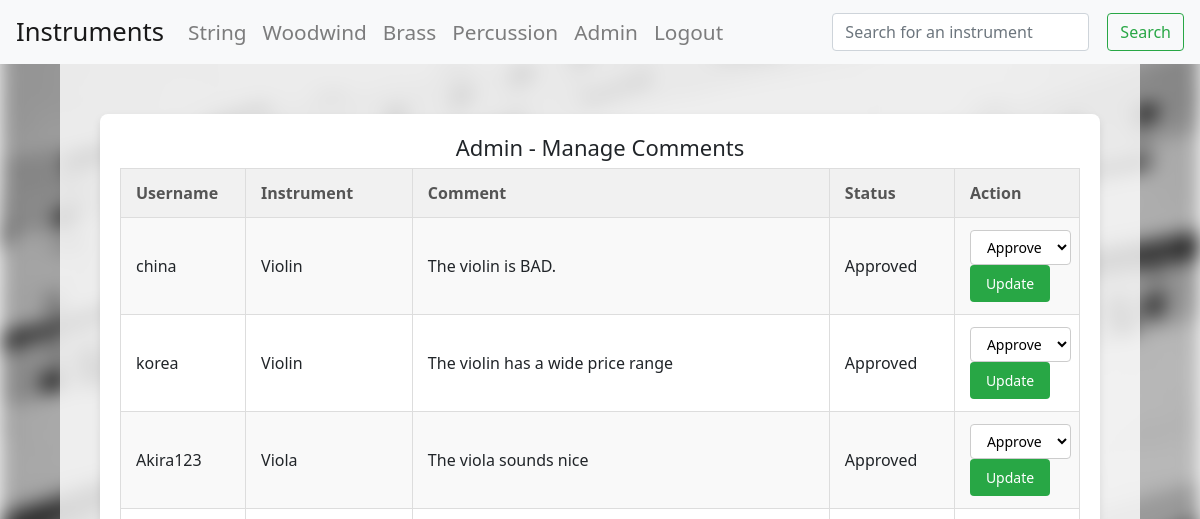
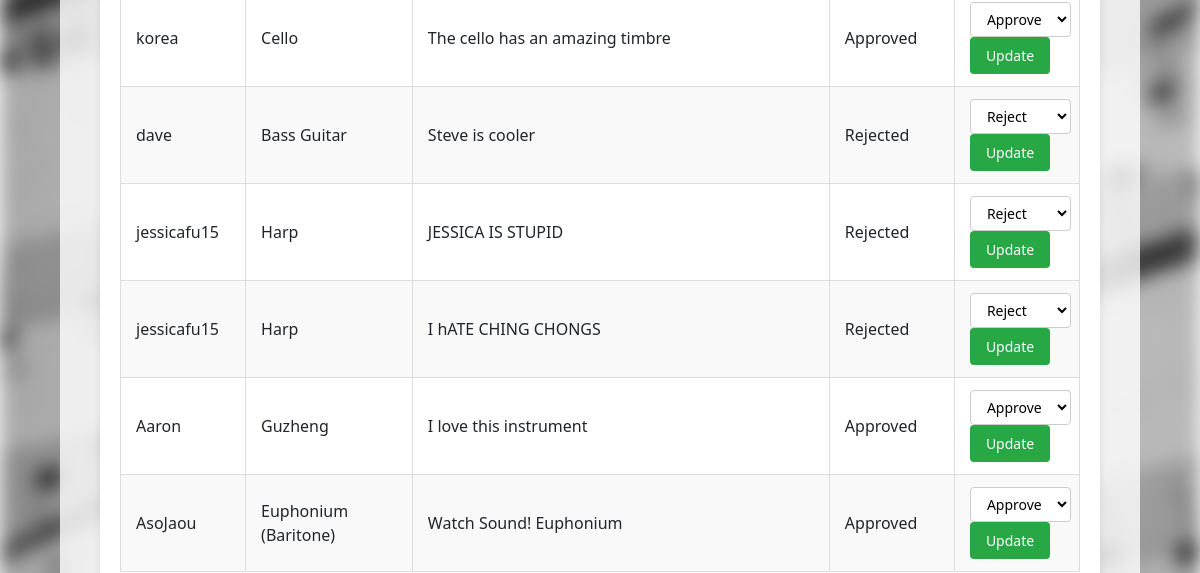
Before: /admin/comments (signed in, upper part) with the older database file (2 pictures, top to bottom).
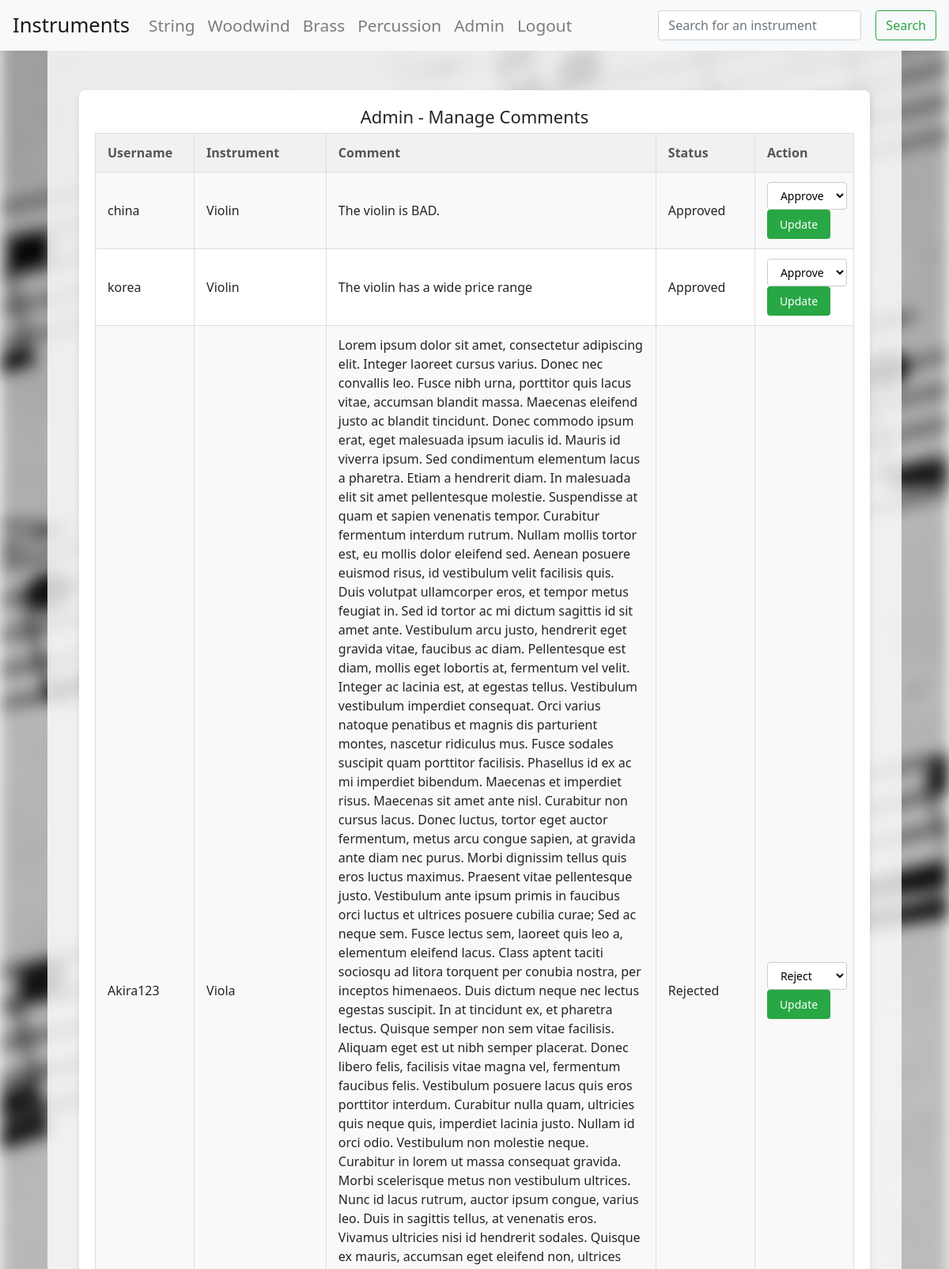
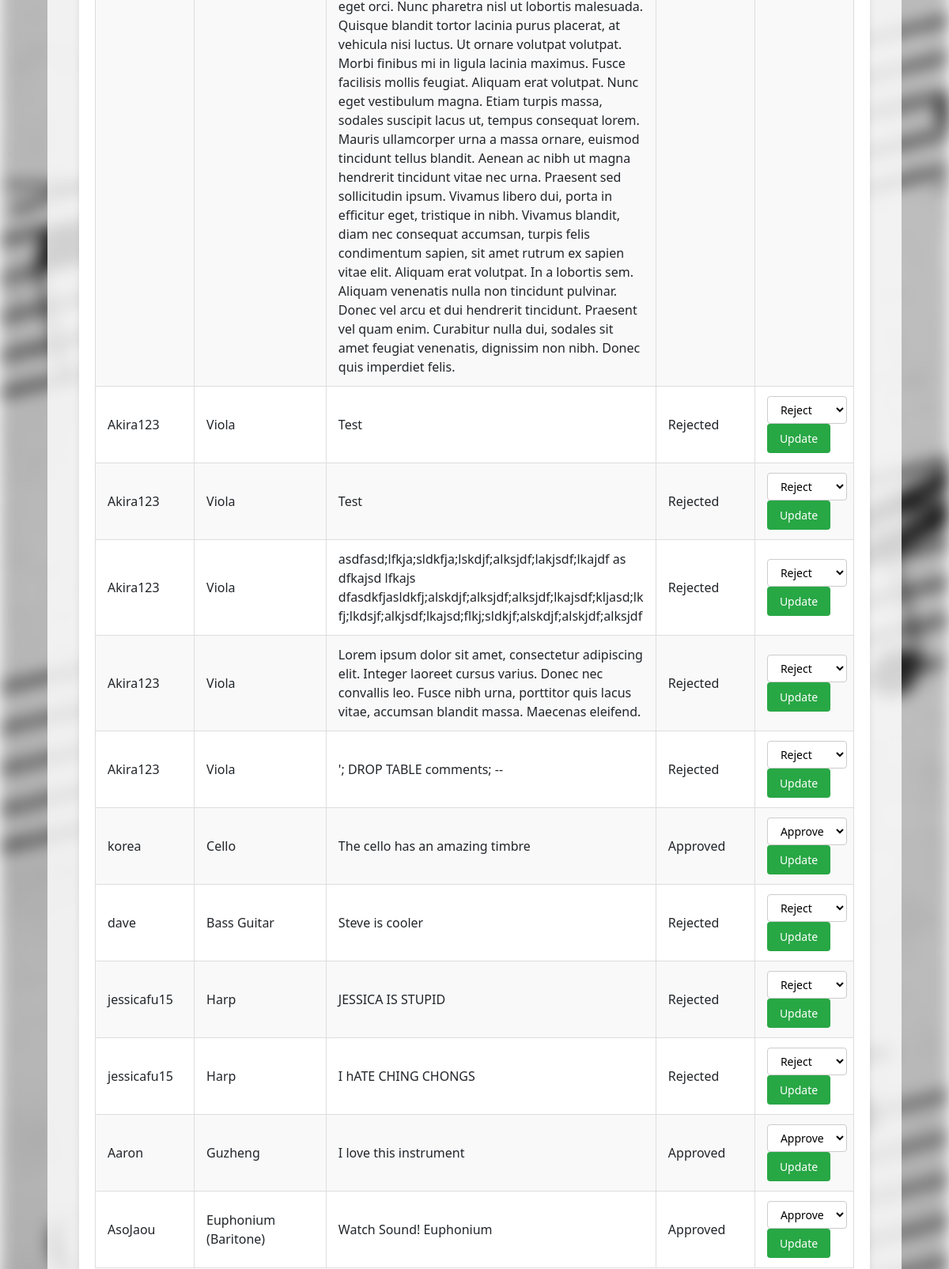
After: the same page with the newer database file (2 pictures, top to bottom).
### tables this page shows
CREATE TABLE Comments (id INTEGER PRIMARY KEY, instrument_id INTEGER REFERENCES Instrument (id), user_id INTEGER REFERENCES Users (id), comment TEXT, comment_status INTEGER);

CREATE TABLE Users (id INTEGER PRIMARY KEY AUTOINCREMENT, username TEXT, password TEXT, admin INTEGER);

CREATE TABLE Instrument (id INTEGER PRIMARY KEY, name TEXT, familyid INTEGER REFERENCES InstrumentFamily (id), description TEXT, image TEXT);

### routes.py (the view, shortened to what this page needs)
@app.route('/admin/comments', methods=['GET', 'POST'])
def admin_comments():
    if not session.get('is_admin'):
        flash("You do not have permission to view this page.", 'error')
        return redirect(url_for('string'))
    comments_query = """
    SELECT Comments.id, Comments.comment, Comments.comment_status,
           Users.username, Instrument.name, Comments.instrument_id
    FROM Comments
    JOIN Users ON Comments.user_id = Users.id
    JOIN Instrument ON Comments.instrument_id = Instrument.id
    ORDER BY Comments.instrument_id
    """
    comments = sql_queries(comments_query, (), 'fetchall')
    return render_template('admin_comments.html', comments=comments)

### routes.py (called while the page is built)
def sql_queries(query, params, option):
    connection = sqlite3.connect('instruments.db')
    cursor = connection.cursor()
    cursor.execute(query, params)
    if option == 'fetchone':
        result = cursor.fetchone()
    elif option == 'fetchall':
        result = cursor.fetchall()
    elif option == 'commit':
        connection.commit()
        result = None
    connection.close()
    return result

### templates/admin_comments.html (shortened to what this page needs)
{% extends 'layout.html' %}
{% block content %}
<div class="admin-comments-page">
    <h2>Admin - Manage Comments</h2>
    <table>
        <tr>
            <th>Username</th>
            <th>Instrument</th>
            <th>Comment</th>
            <th>Status</th>
            <th>Action</th>
        </tr>
        {% for comment in comments %}
        <tr>
            <td>{{ comment[3] }}</td>
            <td>{{ comment[4] }}</td>
            <td>{{ comment[1] }}</td>
            <td>{{ 'Approved' if comment[2] == 1 else 'Rejected' }}</td>
            <td>
                <form method="POST" action="{{ url_for('admin_comments') }}">
                    <select name="status">
                        <option value="1" {% if comment[2] == 1 %} selected {% endif %}>Approve</option>
                        <option value="0" {% if comment[2] == 0 %} selected {% endif %}>Reject</option>
                    </select>
                    <button type="submit">Update</button>
                </form>
            </td>
        </tr>
        {% endfor %}
    </table>
</div>
{% endblock %}

Changed rows visible on the page:
removed Comments: username "Akira123", name "Viola", comment "The viola sounds nice", comment_status "Approved", status "Approve"
added Comments: username "Akira123", name "Viola", comment "Lorem ipsum dolor sit amet, consectetur adipiscing elit. Integer laoreet cursus varius. Donec nec convallis leo. Fusce nibh urna, porttitor quis lacus vitae, accumsan blandit massa. Maecenas eleifend justo ac blandit tincidunt. Donec commodo ipsum erat, eget malesuada ipsum iaculis id. Mauris id viverra ipsum. Sed condimentum elementum lacus a pharetra. Etiam a hendrerit diam. In malesuada elit sit amet pellentesque molestie. Suspendisse at quam et sapien venenatis tempor. Curabitur fermentum interdum rutrum. Nullam mollis tortor est, eu mollis dolor eleifend sed. Aenean posuere euismod risus, id vestibulum velit facilisis quis. Duis volutpat ullamcorper eros, et tempor metus feugiat in.…", comment_status "Rejected", status "Reject"
added Comments: username "Akira123", name "Viola", comment "Test", comment_status "Rejected", status "Reject"
added Comments: username "Akira123", name "Viola", comment "Test", comment_status "Rejected", status "Reject"
added Comments: username "Akira123", name "Viola", comment "asdfasd;lfkja;sldkfja;lskdjf;alksjdf;lakjsdf;lkajdf as dfkajsd lfkajs dfasdkfjasldkfj;alskdjf;alksjdf;alksjdf;lkajsdf;kljasd;lkfj;lkdsjf;alkjsdf;lkajsd;flkj;sldkjf;alskdjf;alskjdf;alksjdf", comment_status "Rejected", status "Reject"
added Comments: username "Akira123", name "Viola", comment "Lorem ipsum dolor sit amet, consectetur adipiscing elit. Integer laoreet cursus varius. Donec nec convallis leo. Fusce nibh urna, porttitor quis lacus vitae, accumsan blandit massa. Maecenas eleifend.", comment_status "Rejected", status "Reject"
added Comments: username "Akira123", name "Viola", comment "'; DROP TABLE comments; --", comment_status "Rejected", status "Reject"
